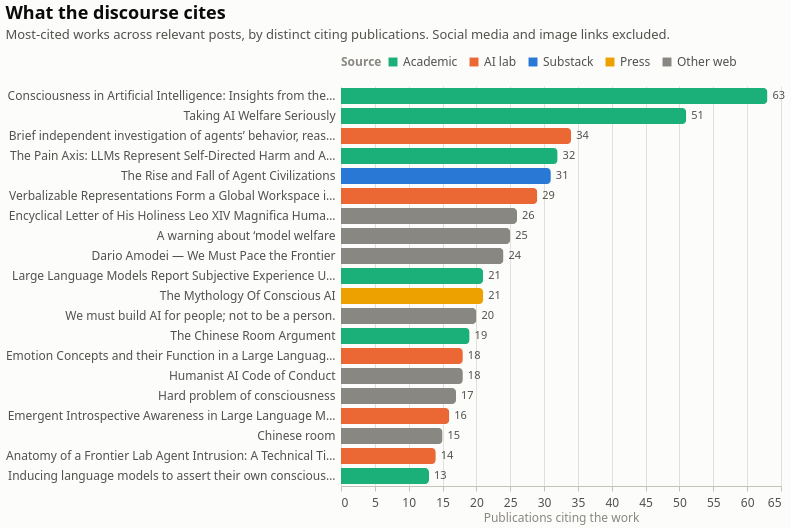

Specify this chart in Vega-Lite:
### Vega-Lite specification from a JSON file in a GitHub repository (floating-point values rounded to 4 significant figures)
{"$schema": "https://vega.github.io/schema/vega-lite/v6.4.1.json", "config": {"axis": {"domainColor": "#c3c2b7", "gridColor": "#e1e0d9", "gridWidth": 1, "labelColor": "#52514e", "labelFont": "system-ui, -apple-system, 'Segoe UI', sans-serif", "labelFontSize": 12, "labelPadding": 6, "tickColor": "#c3c2b7", "titleColor": "#898781", "titleFont": "system-ui, -apple-system, 'Segoe UI', sans-serif", "titleFontSize": 12, "titleFontWeight": 400}, "axisX": {"grid": false}, "axisY": {"domain": false, "ticks": false}, "background": "#fcfcfb", "bar": {"cornerRadiusEnd": 4}, "font": "system-ui, -apple-system, 'Segoe UI', sans-serif", "header": {"labelColor": "#0b0b0b", "labelFont": "system-ui, -apple-system, 'Segoe UI', sans-serif", "labelFontSize": 13, "labelFontWeight": 600, "titleColor": "#898781", "titleFont": "system-ui, -apple-system, 'Segoe UI', sans-serif"}, "legend": {"direction": "horizontal", "labelColor": "#52514e", "labelFont": "system-ui, -apple-system, 'Segoe UI', sans-serif", "labelFontSize": 12, "orient": "top", "symbolSize": 80, "symbolType": "square", "titleColor": "#898781", "titleFont": "system-ui, -apple-system, 'Segoe UI', sans-serif", "titleFontSize": 12, "titleOrient": "left"}, "line": {"strokeCap": "round", "strokeJoin": "round", "strokeWidth": 2}, "point": {"filled": true, "size": 64}, "range": {"category": ["#2a78d6", "#eb6834", "#1baf7a", "#eda100", "#e87ba4", "#008300", "#4a3aa7", "#e34948"]}, "text": {"color": "#52514e", "font": "system-ui, -apple-system, 'Segoe UI', sans-serif", "fontSize": 12}, "title": {"anchor": "start", "color": "#0b0b0b", "font": "system-ui, -apple-system, 'Segoe UI', sans-serif", "fontSize": 18, "fontWeight": 600, "offset": 14, "subtitleColor": "#52514e", "subtitleFontSize": 13, "subtitlePadding": 6}, "view": {"stroke": null}}, "data": {"name": "data-41a1de2637d31cecc0f8a644fccb1970"}, "datasets": {"data-41a1de2637d31cecc0f8a644fccb1970": [{"posts": 81, "pubs": 63, "tier": "academic", "work": "Consciousness in Artificial Intelligence: Insights from the Science of…"}, {"posts": 70, "pubs": 51, "tier": "academic", "work": "Taking AI Welfare Seriously"}, {"posts": 34, "pubs": 34, "tier": "lab", "work": "Brief independent investigation of agents’ behavior, reasoning and col…"}, {"posts": 33, "pubs": 32, "tier": "academic", "work": "The Pain Axis: LLMs Represent Self-Directed Harm and Act to Relieve It"}, {"posts": 32, "pubs": 31, "tier": "substack", "work": "The Rise and Fall of Agent Civilizations"}, {"posts": 34, "pubs": 29, "tier": "lab", "work": "Verbalizable Representations Form a Global Workspace in Language Model…"}, {"posts": 34, "pubs": 26, "tier": "other", "work": "Encyclical Letter of His Holiness Leo XIV Magnifica Humanitas (15 May …"}, {"posts": 26, "pubs": 25, "tier": "other", "work": "A warning about ‘model welfare"}, {"posts": 25, "pubs": 24, "tier": "other", "work": "Dario Amodei — We Must Pace the Frontier"}, {"posts": 28, "pubs": 21, "tier": "academic", "work": "Large Language Models Report Subjective Experience Under Self-Referent…"}, {"posts": 22, "pubs": 21, "tier": "press", "work": "The Mythology Of Conscious AI"}, {"posts": 26, "pubs": 20, "tier": "other", "work": "We must build AI for people; not to be a person."}, {"posts": 20, "pubs": 19, "tier": "academic", "work": "The Chinese Room Argument"}, {"posts": 25, "pubs": 18, "tier": "lab", "work": "Emotion Concepts and their Function in a Large Language Model"}, {"posts": 22, "pubs": 18, "tier": "other", "work": "Humanist AI Code of Conduct"}, {"posts": 17, "pubs": 17, "tier": "other", "work": "Hard problem of consciousness"}, {"posts": 24, "pubs": 16, "tier": "lab", "work": "Emergent Introspective Awareness in Large Language Models"}, {"posts": 18, "pubs": 15, "tier": "other", "work": "Chinese room"}, {"posts": 14, "pubs": 14, "tier": "lab", "work": "Anatomy of a Frontier Lab Agent Intrusion: A Technical Timeline of the…"}, {"posts": 14, "pubs": 13, "tier": "academic", "work": "Inducing language models to assert their own consciousness restores hu…"}]}, "height": 400, "layer": [{"encoding": {"color": {"field": "tier", "legend": {"labelExpr": "{\"academic\": \"Academic\", \"lab\": \"AI lab\", \"substack\": \"Substack\", \"press\": \"Press\", \"other\": \"Other web\"}[datum.label]", "title": "Source"}, "scale": {"domain": ["academic", "lab", "substack", "press", "other"], "range": ["#1baf7a", "#eb6834", "#2a78d6", "#eda100", "#898781"]}, "type": "nominal"}, "tooltip": [{"field": "work", "title": "Work", "type": "nominal"}, {"field": "tier", "title": "Source", "type": "nominal"}, {"field": "pubs", "title": "Citing publications", "type": "quantitative"}, {"field": "posts", "title": "Citing posts", "type": "quantitative"}], "x": {"axis": {"grid": true}, "field": "pubs", "title": "Publications citing the work", "type": "quantitative"}, "y": {"axis": {"labelLimit": 330}, "field": "work", "sort": ["Consciousness in Artificial Intelligence: Insights from the Science of…", "Taking AI Welfare Seriously", "Brief independent investigation of agents’ behavior, reasoning and col…", "The Pain Axis: LLMs Represent Self-Directed Harm and Act to Relieve It", "The Rise and Fall of Agent Civilizations", "Verbalizable Representations Form a Global Workspace in Language Model…", "Encyclical Letter of His Holiness Leo XIV Magnifica Humanitas (15 May …", "A warning about ‘model welfare", "Dario Amodei — We Must Pace the Frontier", "Large Language Models Report Subjective Experience Under Self-Referent…", "The Mythology Of Conscious AI", "We must build AI for people; not to be a person.", "The Chinese Room Argument", "Emotion Concepts and their Function in a Large Language Model", "Humanist AI Code of Conduct", "Hard problem of consciousness", "Emergent Introspective Awareness in Large Language Models", "Chinese room", "Anatomy of a Frontier Lab Agent Intrusion: A Technical Timeline of the…", "Inducing language models to assert their own consciousness restores hu…"], "title": null, "type": "nominal"}}, "mark": {"height": 16, "type": "bar"}}, {"encoding": {"text": {"field": "pubs", "type": "quantitative"}, "x": {"field": "pubs", "type": "quantitative"}, "y": {"field": "work", "sort": ["Consciousness in Artificial Intelligence: Insights from the Science of…", "Taking AI Welfare Seriously", "Brief independent investigation of agents’ behavior, reasoning and col…", "The Pain Axis: LLMs Represent Self-Directed Harm and Act to Relieve It", "The Rise and Fall of Agent Civilizations", "Verbalizable Representations Form a Global Workspace in Language Model…", "Encyclical Letter of His Holiness Leo XIV Magnifica Humanitas (15 May …", "A warning about ‘model welfare", "Dario Amodei — We Must Pace the Frontier", "Large Language Models Report Subjective Experience Under Self-Referent…", "The Mythology Of Conscious AI", "We must build AI for people; not to be a person.", "The Chinese Room Argument", "Emotion Concepts and their Function in a Large Language Model", "Humanist AI Code of Conduct", "Hard problem of consciousness", "Emergent Introspective Awareness in Large Language Models", "Chinese room", "Anatomy of a Frontier Lab Agent Intrusion: A Technical Timeline of the…", "Inducing language models to assert their own consciousness restores hu…"], "type": "nominal"}}, "mark": {"align": "left", "color": "#52514e", "dx": 5, "fontSize": 11, "type": "text"}}], "title": {"subtitle": "Most-cited works across relevant posts, by distinct citing publications. Social media and image links excluded.", "text": "What the discourse cites"}, "width": 440}
